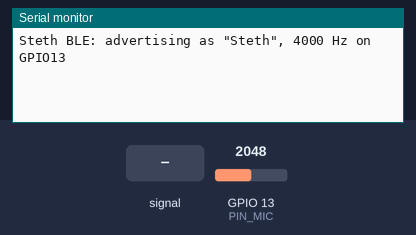
Simulated run of this sketch. Board: ESP32-S3. Shown: the last lines printed to the serial monitor. Inputs (shaded band) come from the test bench; at power-on: GPIO 13 (PIN_MIC) = 2048 (analog values on the 0–4095 scale). Nothing arrives over Bluetooth unless stated; a phone connects over Bluetooth LE 3 s after start.

Above: at 1.2 s.
1.3 s: GPIO 13 (PIN_MIC) fed a 200 Hz sine of ±327 counts around its level
At 3.2 s:
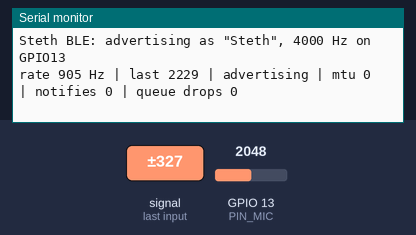
4.3 s: GPIO 13 (PIN_MIC) set to 2866
At 5.3 s:
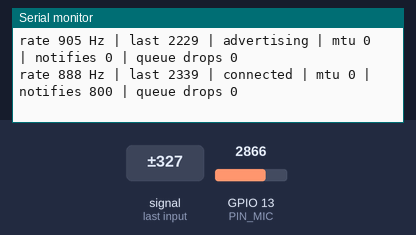
5.8 s: GPIO 13 (PIN_MIC) fed a 1000 Hz sine of ±1023 counts around its level
At 6.3 s:
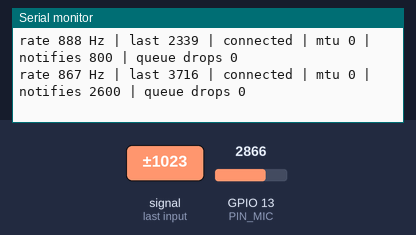
7.3 s: GPIO 13 (PIN_MIC) set to 3603
At 9.0 s:
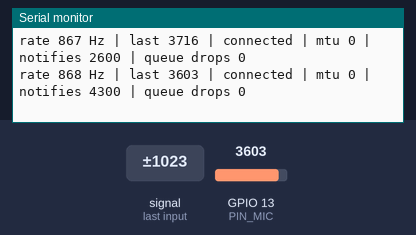

Measured:
- after the input at 1.3 s, the serial monitor: prints a new line after 0.70 s (image 1)
- after the input at 5.8 s, the serial monitor: prints a new line after 0.20 s (image 3)
- after the input at 7.3 s, the serial monitor: prints a new line after 0.70 s (image 4)

The sketch:

stethBLE.ino
```cpp
// Steth BLE streamer (ESP32-S3 SuperMini, Arduino-ESP32 core 2.0.x)
//
// Samples the mic amplifier output (steth PCB J4 pin 3 "OUT" -> GPIO13) at a
// fixed rate and streams it as BLE notifications. Receiver: steth_ble_receiver.py
//
// Notification format (little-endian):
//   uint32 index of the first sample (counts up from boot; gaps = lost packets)
//   uint16 samples[]  12-bit ADC counts, as many as fit in the negotiated MTU
//
// GPIO13 is on ADC2, which is fine with Bluetooth but must not be used with Wi-Fi.
//
// Arduino IDE board settings: "ESP32S3 Dev Module", USB CDC On Boot: Enabled,
// Flash Size: 4MB, Partition Scheme: Huge APP (BLE does not fit the default 1.2MB app).
// arduino-cli: -b esp32:esp32:esp32s3:USBMode=hwcdc,CDCOnBoot=cdc,PartitionScheme=huge_app,FlashSize=4M
// LED: blue = advertising, green = connected. Serial (115200) prints rate/MTU/drops every 2 s.

#include <BLEDevice.h>
#include <BLEServer.h>
#include <BLE2902.h>
#include "esp_timer.h"
#include "freertos/FreeRTOS.h"
#include "freertos/queue.h"

static const int PIN_MIC = 13;
static const int PIN_RGB = 48;            // SuperMini WS2812 status LED
static const uint32_t SAMPLE_HZ = 4000;   // 4 kHz: heart + most lung sounds
static const uint16_t PKT_SAMPLES = 100;  // 25 ms per packet
static const char *DEV_NAME = "Steth";

#define SVC_UUID   "5e7a0001-2c4b-4f6e-9d3a-7b1e5c0a9f10"
#define AUDIO_UUID "5e7a0002-2c4b-4f6e-9d3a-7b1e5c0a9f10"  // notify
#define INFO_UUID  "5e7a0003-2c4b-4f6e-9d3a-7b1e5c0a9f10"  // read

static const int64_t PERIOD_US = 1000000LL / SAMPLE_HZ;

struct Packet {
  uint32_t first;
  uint16_t s[PKT_SAMPLES];
};

static QueueHandle_t pktQueue;
static BLEServer *server;
static BLECharacteristic *audioChr;
static volatile bool connected = false;
static volatile uint16_t connId = 0;
static volatile uint32_t queueDrops = 0, sentNotifies = 0;

static void setLed(uint8_t r, uint8_t g, uint8_t b) { neopixelWrite(PIN_RGB, r, g, b); }

class ServerCallbacks : public BLEServerCallbacks {
  void onConnect(BLEServer *s, esp_ble_gatts_cb_param_t *param) override {
    connId = param->connect.conn_id;
    connected = true;
    // Ask for a 7.5-15 ms connection interval; the central may choose otherwise.
    s->updateConnParams(param->connect.remote_bda, 6, 12, 0, 400);
    setLed(0, 6, 0);
  }
  void onDisconnect(BLEServer *s) override {
    connected = false;
    setLed(0, 0, 6);
    BLEDevice::startAdvertising();
  }
};

// Core 0: drains the packet queue into notifications, split to fit the MTU.
static void bleSendTask(void *) {
  static Packet p;
  static uint8_t buf[4 + 2 * PKT_SAMPLES];
  for (;;) {
    if (xQueueReceive(pktQueue, &p, portMAX_DELAY) != pdTRUE || !connected) continue;
    uint16_t mtu = server->getPeerMTU(connId);
    uint16_t per = (mtu > 9) ? (mtu - 3 - 4) / 2 : 1;
    if (per > PKT_SAMPLES) per = PKT_SAMPLES;
    for (uint16_t off = 0; off < PKT_SAMPLES; off += per) {
      uint16_t k = min<uint16_t>(per, PKT_SAMPLES - off);
      uint32_t first = p.first + off;
      memcpy(buf, &first, 4);
      memcpy(buf + 4, &p.s[off], 2 * k);
      audioChr->setValue(buf, 4 + 2 * k);
      audioChr->notify();
      sentNotifies++;
    }
  }
}

void setup() {
  Serial.begin(115200);
  setLed(0, 0, 6);

  analogReadResolution(12);
  analogSetPinAttenuation(PIN_MIC, ADC_11db);  // ~0-3.1 V
  pinMode(PIN_MIC, INPUT);

  pktQueue = xQueueCreate(16, sizeof(Packet));  // 400 ms of slack

  BLEDevice::init(DEV_NAME);
  BLEDevice::setMTU(247);
  server = BLEDevice::createServer();
  server->setCallbacks(new ServerCallbacks());

  BLEService *svc = server->createService(SVC_UUID);
  audioChr = svc->createCharacteristic(AUDIO_UUID, BLECharacteristic::PROPERTY_NOTIFY);
  audioChr->addDescriptor(new BLE2902());
  BLECharacteristic *info = svc->createCharacteristic(INFO_UUID, BLECharacteristic::PROPERTY_READ);
  char infoStr[64];
  snprintf(infoStr, sizeof(infoStr), "fs=%u;bits=12;pin=%d;fmt=u32first,u16le", SAMPLE_HZ, PIN_MIC);
  info->setValue(infoStr);
  svc->start();

  BLEAdvertising *adv = BLEDevice::getAdvertising();
  adv->addServiceUUID(SVC_UUID);
  adv->setScanResponse(true);
  BLEDevice::startAdvertising();

  xTaskCreatePinnedToCore(bleSendTask, "bleSend", 4096, nullptr, 5, nullptr, 0);
  Serial.printf("Steth BLE: advertising as \"%s\", %u Hz on GPIO%d\n", DEV_NAME, SAMPLE_HZ, PIN_MIC);
}

// Core 1: paced sampling loop (busy-waits between samples, like adcReaderESP).
void loop() {
  static Packet pkt;
  static uint16_t n = 0;
  static uint32_t idx = 0;
  static int64_t next = esp_timer_get_time();
  static int64_t lastStats = 0;
  static uint32_t statSamples = 0;

  int64_t now;
  while ((now = esp_timer_get_time()) < next) {}
  next += PERIOD_US;
  if (now - next > 20 * PERIOD_US) next = now + PERIOD_US;  // fell far behind: resync

  if (n == 0) pkt.first = idx;
  pkt.s[n++] = analogRead(PIN_MIC);
  idx++;
  statSamples++;

  if (n == PKT_SAMPLES) {
    n = 0;
    if (connected && xQueueSend(pktQueue, &pkt, 0) != pdTRUE) queueDrops++;
  }

  if (now - lastStats > 2000000) {
    float secs = (now - lastStats) / 1e6f;
    Serial.printf("rate %.0f Hz | last %u | %s | mtu %u | notifies %u | queue drops %u\n",
                  statSamples / secs, pkt.s[(n + PKT_SAMPLES - 1) % PKT_SAMPLES],
                  connected ? "connected" : "advertising",
                  connected ? server->getPeerMTU(connId) : 0, sentNotifies, queueDrops);
    lastStats = now;
    statSamples = 0;
  }
}
```
